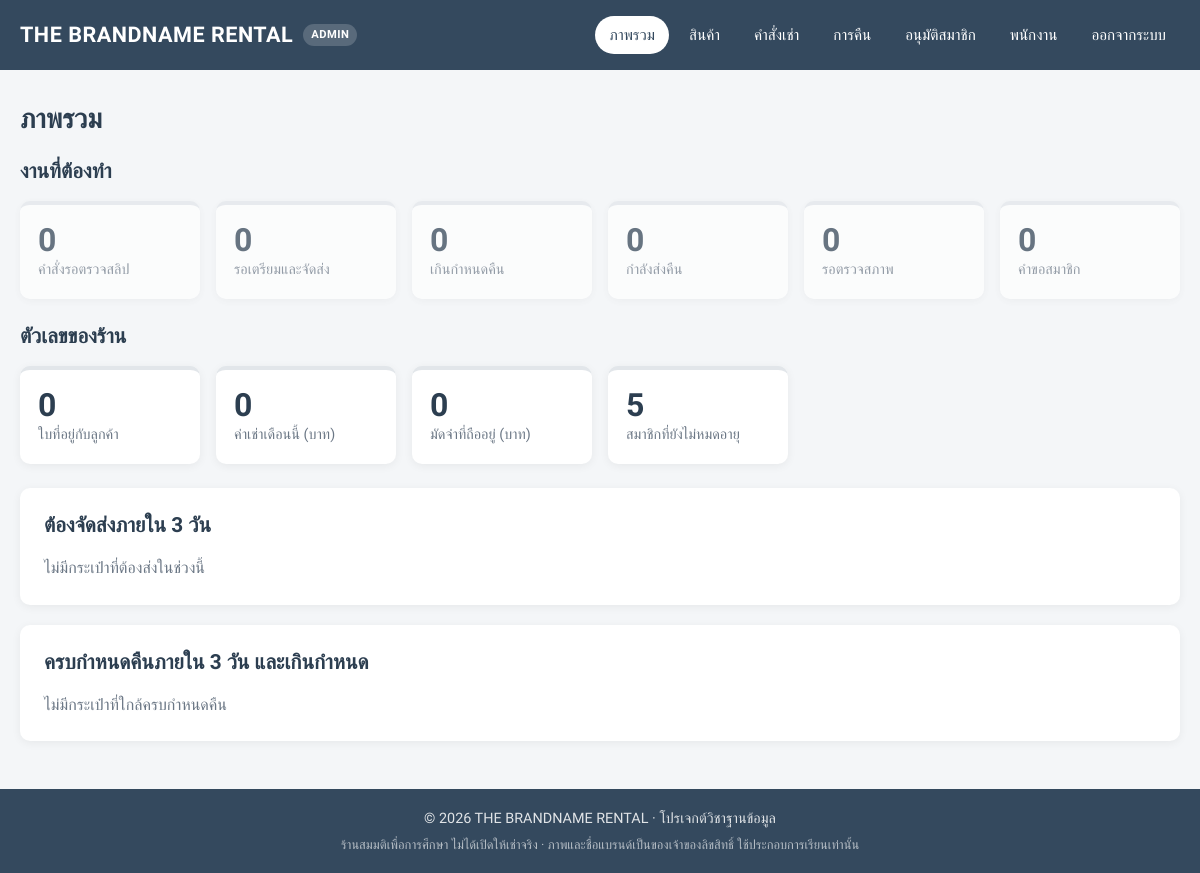
Before: /project/admin/index.php (signed in) with the older database file.
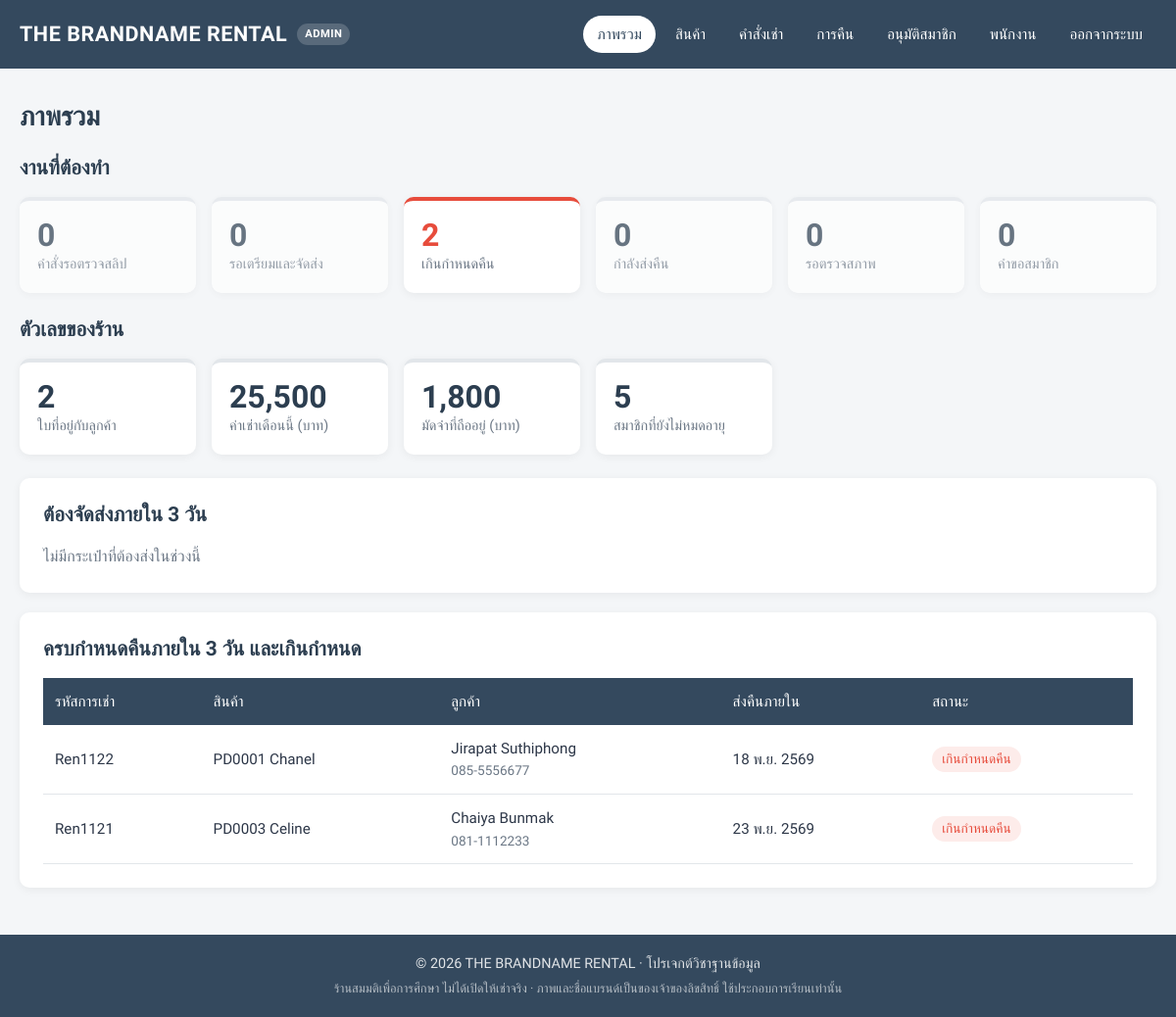
After: the same page with the newer database file.
### tables this page shows
CREATE TABLE rentals (
    rental_id     VARCHAR(50) PRIMARY KEY,
    order_id      VARCHAR(50) NOT NULL,
    product_id    VARCHAR(50) NOT NULL,
    employees_id  VARCHAR(50) NULL,
    track_rentals VARCHAR(50) NULL,
    rental_date   DATE        NOT NULL,
    rental_days   INT         NOT NULL,
    due_date      DATE AS (rental_date + INTERVAL rental_days DAY) STORED,
    daily_price   INT         NOT NULL,
    deposit_fee   INT         NOT NULL,
    shipped_date  DATE        NULL,
    rental_status ENUM('Pending', 'Paid', 'Shipped', 'Returning', 'Returned', 'Damaged', 'Cancelled') NOT NULL DEFAULT 'Pending',
    INDEX idx_rentals_product_status (product_id, rental_status),
    FOREIGN KEY (order_id)     REFERENCES orders(order_id),
    FOREIGN KEY (product_id)   REFERENCES products(product_id),
    FOREIGN KEY (employees_id) REFERENCES employees(employees_id)
);

CREATE TABLE products (
    product_id         VARCHAR(50) PRIMARY KEY,
    brand              VARCHAR(50),
    details            VARCHAR(100),
    daily_rental_price INT,
    image              VARCHAR(100) NULL    
);

CREATE TABLE customers (
    customers_id        VARCHAR(50)  PRIMARY KEY,
    customers_firstname VARCHAR(50),
    customers_lastname  VARCHAR(50),
    gender              VARCHAR(50),
    customers_member    VARCHAR(10)  NOT NULL DEFAULT 'no',    
    member_until        DATE         NULL,                     
    phonenumber         VARCHAR(15),
    email               VARCHAR(100) NOT NULL UNIQUE,
    address             VARCHAR(200),
    postal_code         VARCHAR(10),
    password            VARCHAR(255) NOT NULL
);

### project/admin/index.php (the view, shortened to what this page needs)
<?php
require_once '../includes/db.php';
$todo = $conn->query("SELECT
    (SELECT COUNT(DISTINCT order_id) FROM rentals WHERE rental_status = 'Pending') AS orders,
    (SELECT COUNT(*) FROM rentals WHERE rental_status IN ('Accepted', 'Preparing')) AS to_ship,
    (SELECT COUNT(*) FROM rentals WHERE rental_status = 'Shipped' AND due_date < CURDATE()) AS overdue,
    (SELECT COUNT(*) FROM rentals WHERE rental_status = 'Returning') AS incoming,
    (SELECT COUNT(*) FROM rentals WHERE rental_status = 'Received') AS inspect,
    (SELECT COUNT(*) FROM membership_requests WHERE status = 'Pending') AS members")->fetch_assoc();
$figures = $conn->query("SELECT
    (SELECT COUNT(*) FROM rentals WHERE rental_status = 'Shipped') AS on_rent,
    (SELECT COALESCE(SUM(daily_price * rental_days), 0) FROM rentals
        WHERE rental_status NOT IN ('Pending', 'Cancelled')
          AND rental_date >= DATE_FORMAT(CURDATE(), '%Y-%m-01') AND rental_date < DATE_FORMAT(CURDATE(), '%Y-%m-01') + INTERVAL 1 MONTH) AS month_rent,
    (SELECT COALESCE(SUM(deposit_fee), 0) FROM rentals WHERE rental_status IN ('Accepted', 'Preparing', 'Shipped', 'Returning', 'Received')) AS deposits_held,
    (SELECT COUNT(*) FROM customers WHERE customers_member = 'yes' AND (member_until IS NULL OR member_until >= CURDATE())) AS members")->fetch_assoc();
$soon = SOON_DAYS;
$base = "SELECT r.rental_id, r.product_id, p.brand, r.rental_date, r.due_date, r.rental_status,
    o.customers_id, c.customers_firstname, c.customers_lastname, c.phonenumber
    FROM rentals r
    JOIN orders o ON o.order_id = r.order_id
    JOIN customers c ON c.customers_id = o.customers_id
    LEFT JOIN products p ON p.product_id = r.product_id";
$ship_soon = $conn->query("$base WHERE r.rental_status IN ('Accepted', 'Preparing') AND r.rental_date <= CURDATE() + INTERVAL $soon DAY
    ORDER BY r.rental_date, r.rental_id")->fetch_all(MYSQLI_ASSOC);
$due_soon = $conn->query("$base WHERE r.rental_status = 'Shipped' AND r.due_date <= CURDATE() + INTERVAL $soon DAY
    ORDER BY r.due_date, r.rental_id")->fetch_all(MYSQLI_ASSOC);
$cards = [
    ['orders', 'คำสั่งรอตรวจสลิป', 'orders.php', 'todo'],
    ['to_ship', 'รอเตรียมและจัดส่ง', 'orders.php', 'todo'],
    ['overdue', 'เกินกำหนดคืน', 'orders.php', 'urgent'],
    ['incoming', 'กำลังส่งคืน', 'returns.php', 'todo'],
    ['inspect', 'รอตรวจสภาพ', 'returns.php', 'todo'],
    ['members', 'คำขอสมาชิก', 'members.php', 'todo'],
];
$customer_name = fn(array $row) => $row['customers_firstname'] . ' ' . $row['customers_lastname'];
page_start('ภาพรวม', 'admin', 'dashboard');
?>
<div class="page-head">
    <h1>ภาพรวม</h1>
</div>
<h2>งานที่ต้องทำ</h2>
<div class="stat-grid">
    <?php foreach ($cards as [$key, $label, $href, $tone]): $count = (int) $todo[$key]; ?>
        <a class="stat-card <?php echo $count > 0 ? $tone : 'idle'; ?>" href="<?php echo $href; ?>">
            <div class="stat-num"><?php echo $count; ?></div>
            <div class="stat-label"><?php echo e($label); ?></div>
        </a>
    <?php endforeach; ?>
</div>
<h2>ตัวเลขของร้าน</h2>
<div class="stat-grid">
    <div class="stat-card"><div class="stat-num"><?php echo (int) $figures['on_rent']; ?></div><div class="stat-label">ใบที่อยู่กับลูกค้า</div></div>
    <div class="stat-card"><div class="stat-num"><?php echo number_format($figures['month_rent']); ?></div><div class="stat-label">ค่าเช่าเดือนนี้ (บาท)</div></div>
    <div class="stat-card"><div class="stat-num"><?php echo number_format($figures['deposits_held']); ?></div><div class="stat-label">มัดจำที่ถืออยู่ (บาท)</div></div>
    <div class="stat-card"><div class="stat-num"><?php echo (int) $figures['members']; ?></div><div class="stat-label">สมาชิกที่ยังไม่หมดอายุ</div></div>
</div>
<div class="stack">
    <section class="card">
        <h2>ต้องจัดส่งภายใน <?php echo SOON_DAYS; ?> วัน</h2>
        <?php if ($ship_soon): ?>
            <div class="table-wrap">
                <table class="table">
                    <thead><tr><th>รหัสการเช่า</th><th>สินค้า</th><th>ลูกค้า</th><th>วันเริ่มเช่า</th><th>สถานะ</th></tr></thead>
                    <tbody>
                        <?php foreach ($ship_soon as $row): ?>
                            <tr>
                                <td><?php echo e($row['rental_id']); ?></td>
                                <td><?php echo e($row['product_id'] . ' ' . $row['brand']); ?></td>
                                <td><?php echo e($customer_name($row)); ?></td>
                                <td><?php echo e(thai_date($row['rental_date'])); ?><?php if ($row['rental_date'] < date('Y-m-d')): ?> <span class="badge badge-danger">เลยวันเริ่มเช่า</span><?php endif; ?></td>
                                <td><?php echo status_badge($row); ?></td>
                            </tr>
                        <?php endforeach; ?>
                    </tbody>
                </table>
            </div>
            <a href="orders.php" class="btn btn-outline btn-sm" style="margin-top: 12px;">ไปที่คำสั่งเช่า</a>
        <?php else: ?>
            <p class="muted">ไม่มีกระเป๋าที่ต้องส่งในช่วงนี้</p>
        <?php endif; ?>
    </section>
    <section class="card">
        <h2>ครบกำหนดคืนภายใน <?php echo SOON_DAYS; ?> วัน และเกินกำหนด</h2>
        <?php if ($due_soon): ?>
            <div class="table-wrap">
                <table class="table">
                    <thead><tr><th>รหัสการเช่า</th><th>สินค้า</th><th>ลูกค้า</th><th>ส่งคืนภายใน</th><th>สถานะ</th></tr></thead>
                    <tbody>
                        <?php foreach ($due_soon as $row): ?>
                            <tr>
                                <td><?php echo e($row['rental_id']); ?></td>
                                <td><?php echo e($row['product_id'] . ' ' . $row['brand']); ?></td>
                                <td><?php echo e($customer_name($row)); ?><div class="hint"><?php echo e($row['phonenumber']); ?></div></td>
                                <td><?php echo e(thai_date($row['due_date'])); ?></td>
                                <td><?php echo status_badge($row); ?></td>
                            </tr>
                        <?php endforeach; ?>
                    </tbody>
                </table>
            </div>
        <?php else: ?>
            <p class="muted">ไม่มีกระเป๋าที่ใกล้ครบกำหนดคืน</p>
        <?php endif; ?>
    </section>
</div>
<?php page_end(); ?>

### project/includes/layout.php (shortened to what this page needs)
<?php
function page_base(string $area): string
{
    return $area === 'admin' ? '../' : '';
}
function page_start(string $title, string $area = 'shop', string $active = ''): void
{
    $base = page_base($area);
    $nav = $area === 'admin' ? admin_nav() : shop_nav();
    ?>
<!DOCTYPE html>
<html lang="th">
<head>
    <link rel="stylesheet" href="<?php echo $base; ?>assets/css/style.css">
</head>
<body class="area-<?php echo e($area); ?>">
<header class="site-header">
    <div class="container header-inner">
        <a class="brand" href="index.php"><?php echo SHOP_NAME; ?><?php echo $area === 'admin' ? '<span class="brand-tag">ADMIN</span>' : ''; ?></a>
        <nav class="nav">
            <?php foreach ($nav as $item): ?>
                <?php if (isset($item['post'])): ?>
                    <form method="POST" action="<?php echo e($item['post']); ?>" class="nav-form">
                        <button type="submit" class="nav-link"><?php echo e($item['label']); ?></button>
                    </form>
                <?php else: ?>
                    <a class="nav-link<?php echo $item['key'] === $active ? ' active' : ''; ?>" href="<?php echo e($item['href']); ?>"><?php echo e($item['label']); ?></a>
                <?php endif; ?>
            <?php endforeach; ?>
        </nav>
    </div>
</header>
<main class="container page">
    <?php
}
function page_end(): void
{
    ?>
</main>
<footer class="site-footer">
    <div class="container">
        © <?php echo date('Y'); ?> <?php echo SHOP_NAME; ?> · โปรเจกต์วิชาฐานข้อมูล
        <div class="footer-note">ร้านสมมติเพื่อการศึกษา ไม่ได้เปิดให้เช่าจริง · ภาพและชื่อแบรนด์เป็นของเจ้าของลิขสิทธิ์ ใช้ประกอบการเรียนเท่านั้น</div>
    </div>
</footer>
</body>
</html>
    <?php
}
function admin_nav(): array
{
    return [
        ['key' => 'dashboard', 'label' => 'ภาพรวม', 'href' => 'index.php'],
        ['key' => 'products', 'label' => 'สินค้า', 'href' => 'products.php'],
        ['key' => 'orders', 'label' => 'คำสั่งเช่า', 'href' => 'orders.php'],
        ['key' => 'returns', 'label' => 'การคืน', 'href' => 'returns.php'],
        ['key' => 'members', 'label' => 'อนุมัติสมาชิก', 'href' => 'members.php'],
        ['key' => 'employees', 'label' => 'พนักงาน', 'href' => 'employees.php'],
        ['key' => 'logout', 'label' => 'ออกจากระบบ', 'post' => 'logout.php'],
    ];
}

### project/includes/helpers.php (shortened to what this page needs)
<?php
function e($value): string
{
    return htmlspecialchars((string) ($value ?? ''), ENT_QUOTES, 'UTF-8');
}
function thai_date(?string $value): string
{
    $time = strtotime($value);
    $text = (int) date('j', $time) . ' ' . THAI_MONTHS[(int) date('n', $time) - 1] . ' ' . ((int) date('Y', $time) + 543);
    return strlen($value) > 10 ? $text . ' ' . date('H:i', $time) : $text;
}
function rental_stage(array $rental): string
{
    $status = $rental['rental_status'];
    if ($status === 'Shipped' && $rental['rental_date'] <= date('Y-m-d')) {
        return 'OnRent';
    }
    return $status;
}
function status_badge(array $rental): string
{
    [$label, $tone] = RENTAL_STATUS[rental_stage($rental)] ?? [$rental['rental_status'], 'pending'];
    if (is_overdue($rental)) {
        [$label, $tone] = ['เกินกำหนดคืน', 'danger'];
    } elseif ($rental['rental_status'] === 'Deducted' && (int) ($rental['deposit_fee'] ?? 0) === 0) {
        $label = 'มีค่าเสียหาย';
    }
    return '<span class="badge badge-' . $tone . '">' . e($label) . '</span>';
}
function is_overdue(array $rental): bool
{
    return ($rental['rental_status'] ?? '') === 'Shipped' && $rental['due_date'] < date('Y-m-d');
}

### project/assets/css/style.css (style rules this page uses)
:root { --primary: #34495e; --primary-dark: #2c3e50; --primary-soft: #eaeef2; --success: #27ae60; --success-soft: #e8f6ee; --danger: #e74c3c; --danger-soft: #fdecea; --warning: #e67e22; --text: #2d3748; --muted: #6b7785; --border: #e2e6ea; --bg: #f4f6f8; --card: #ffffff; --radius: 10px; --shadow: 0 2px 10px rgba(0, 0, 0, 0.06); --font: 'Prompt', 'Segoe UI', Tahoma, sans-serif; }
* { box-sizing: border-box; }
body { margin: 0; font-family: var(--font); color: var(--text); background: var(--bg); line-height: 1.6; display: flex; flex-direction: column; min-height: 100vh; }
a { color: var(--primary); }
h1, h2, h3 { color: var(--primary-dark); line-height: 1.3; margin: 0 0 16px; }
h1 { font-size: 1.7rem; }
h2 { font-size: 1.3rem; }
p { margin: 0 0 12px; }
.muted { color: var(--muted); }
.container { width: min(1160px, 100% - 32px); margin-inline: auto; }
.page { flex: 1; padding: 32px 0 48px; min-width: 0; }
.page-head { display: flex; justify-content: space-between; align-items: center; gap: 16px; flex-wrap: wrap; margin-bottom: 20px; }
.page-head h1 { margin: 0; }
.stack > * + * { margin-top: 20px; }
.site-header { background: var(--primary); color: #fff; }
.header-inner { display: flex; align-items: center; justify-content: space-between; gap: 16px; flex-wrap: wrap; padding: 16px 0; }
.brand { color: #fff; text-decoration: none; font-size: 1.35rem; font-weight: 600; letter-spacing: 0.5px; display: flex; align-items: center; gap: 10px; }
.brand-tag { font-size: 0.7rem; background: rgba(255, 255, 255, 0.18); padding: 2px 8px; border-radius: 999px; }
.nav { display: flex; flex-wrap: wrap; gap: 6px; }
.nav-form { margin: 0; }
.nav-link { color: #fff; text-decoration: none; font: inherit; font-size: 0.95rem; padding: 7px 14px; border-radius: 999px; border: 0; background: transparent; cursor: pointer; }
.nav-link.active { background: #fff; color: var(--primary); }
.site-footer { background: var(--primary); color: rgba(255, 255, 255, 0.85); text-align: center; padding: 18px 0; font-size: 0.9rem; }
.footer-note { font-size: 0.8rem; opacity: 0.75; margin-top: 4px; }
.card { background: var(--card); border-radius: var(--radius); box-shadow: var(--shadow); padding: 24px; }
.card > :last-child { margin-bottom: 0; }
.table-wrap { overflow-x: auto; max-width: 100%; }
.table-wrap .table { min-width: 640px; }
.table { width: 100%; border-collapse: collapse; font-size: 0.95rem; }
.table th { background: var(--primary); color: #fff; font-weight: 500; text-align: left; padding: 12px; white-space: nowrap; }
.table td { padding: 12px; border-bottom: 1px solid var(--border); vertical-align: middle; }
.badge { display: inline-block; padding: 2px 10px; border-radius: 999px; font-size: 0.85rem; font-weight: 500; white-space: nowrap; }
.badge-danger { background: var(--danger-soft); color: var(--danger); }
.hint { font-size: 0.85rem; color: var(--muted); }
.stat-grid { display: grid; grid-template-columns: repeat(auto-fill, minmax(170px, 1fr)); gap: 16px; margin-bottom: 24px; }
.stat-card { background: var(--card); border-radius: var(--radius); box-shadow: var(--shadow); padding: 18px; text-decoration: none; color: var(--text, inherit); border-top: 4px solid var(--border); }
.stat-card .stat-num { font-size: 2rem; font-weight: 600; color: var(--primary-dark); line-height: 1.1; }
.stat-card .stat-label { color: var(--muted); font-size: 0.9rem; }
.stat-card.urgent { border-top-color: var(--danger); }
.stat-card.urgent .stat-num { color: var(--danger); }
.stat-card.idle { opacity: 0.7; }

Changed rows visible on the page:
added rentals: rental_id "Ren1122", product.brand "PD0001 Chanel", customers.customers_firstname+customers_lastname "Jirapat Suthiphong", customers.phonenumber "085-5556677", due_date "18 พ.ย. 2569", label "เกินกำหนดคืน"
added rentals: rental_id "Ren1121", product.brand "PD0003 Celine", customers.customers_firstname+customers_lastname "Chaiya Bunmak", customers.phonenumber "081-1112233", due_date "23 พ.ย. 2569", label "เกินกำหนดคืน"
Other visible differences:
$figures['on_rent']: "0" → "2"
$figures['month_rent']: "0" → "25,500"
$figures['deposits_held']: "0" → "1,800"
new list line: "2 เกินกำหนดคืน"
text no longer shown: "ไม่มีกระเป๋าที่ใกล้ครบกำหนดคืน"
text now shown: "รหัสการเช่า สินค้า ลูกค้า ส่งคืนภายใน สถานะ"
list line gone: "0 เกินกำหนดคืน"
